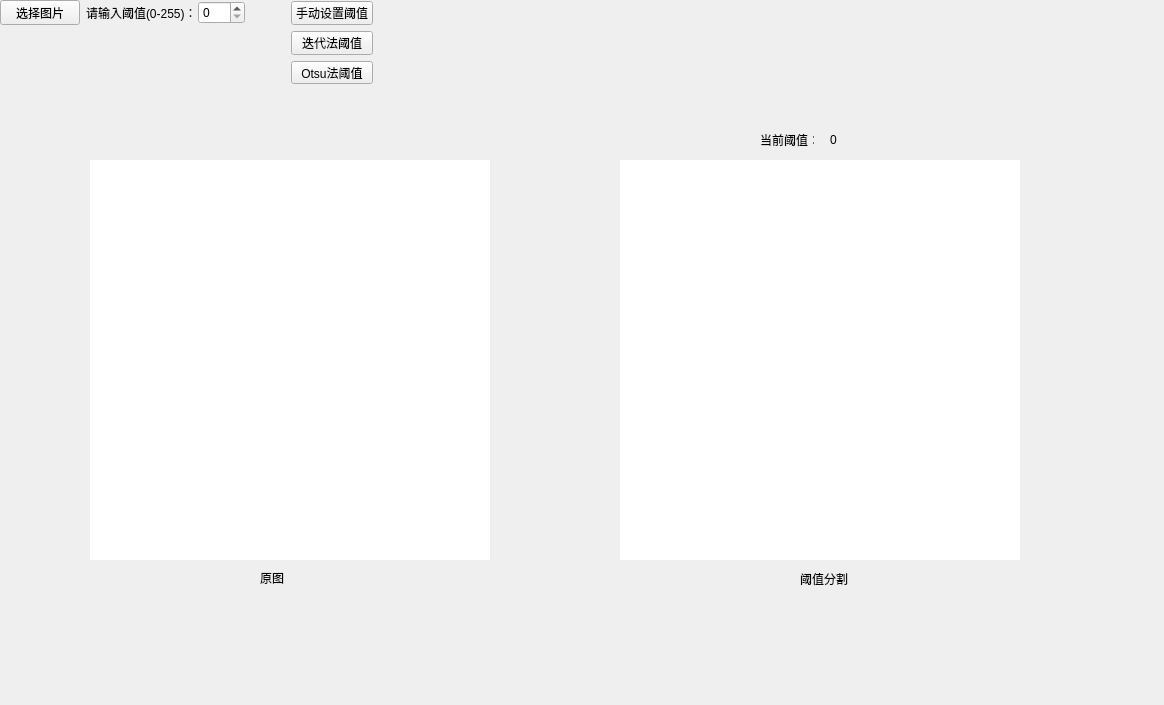
<?xml version="1.0" encoding="UTF-8"?>
<ui version="4.0">
 <class>Form</class>
 <widget class="QWidget" name="Form">
  <property name="geometry">
   <rect>
    <x>0</x>
    <y>0</y>
    <width>1164</width>
    <height>705</height>
   </rect>
  </property>
  <property name="windowTitle">
   <string>Form</string>
  </property>
  <property name="styleSheet">
   <string notr="true"/>
  </property>
  <widget class="QLabel" name="label_2">
   <property name="geometry">
    <rect>
     <x>800</x>
     <y>570</y>
     <width>81</width>
     <height>18</height>
    </rect>
   </property>
   <property name="text">
    <string>阈值分割</string>
   </property>
  </widget>
  <widget class="QLabel" name="label_5">
   <property name="geometry">
    <rect>
     <x>620</x>
     <y>160</y>
     <width>400</width>
     <height>400</height>
    </rect>
   </property>
   <property name="styleSheet">
    <string notr="true">*{ background-color: rgb(255, 255, 255) }</string>
   </property>
   <property name="text">
    <string/>
   </property>
  </widget>
  <widget class="QLabel" name="label_6">
   <property name="geometry">
    <rect>
     <x>760</x>
     <y>130</y>
     <width>54</width>
     <height>20</height>
    </rect>
   </property>
   <property name="text">
    <string>当前阈值：</string>
   </property>
  </widget>
  <widget class="QLabel" name="label_7">
   <property name="geometry">
    <rect>
     <x>830</x>
     <y>130</y>
     <width>54</width>
     <height>20</height>
    </rect>
   </property>
   <property name="frameShape">
    <enum>QFrame::NoFrame</enum>
   </property>
   <property name="frameShadow">
    <enum>QFrame::Plain</enum>
   </property>
   <property name="text">
    <string>0</string>
   </property>
  </widget>
  <widget class="QWidget" name="layoutWidget">
   <property name="geometry">
    <rect>
     <x>0</x>
     <y>0</y>
     <width>245</width>
     <height>25</height>
    </rect>
   </property>
   <layout class="QHBoxLayout" name="horizontalLayout">
    <item>
     <widget class="QPushButton" name="pushButton">
      <property name="text">
       <string>选择图片</string>
      </property>
     </widget>
    </item>
    <item>
     <widget class="QLabel" name="label_3">
      <property name="text">
       <string>请输入阈值(0-255)：</string>
      </property>
     </widget>
    </item>
    <item>
     <widget class="QSpinBox" name="spinBox">
      <property name="maximum">
       <number>255</number>
      </property>
     </widget>
    </item>
   </layout>
  </widget>
  <widget class="QLabel" name="label">
   <property name="geometry">
    <rect>
     <x>260</x>
     <y>570</y>
     <width>24</width>
     <height>16</height>
    </rect>
   </property>
   <property name="text">
    <string>原图</string>
   </property>
  </widget>
  <widget class="QLabel" name="label_4">
   <property name="geometry">
    <rect>
     <x>90</x>
     <y>160</y>
     <width>400</width>
     <height>400</height>
    </rect>
   </property>
   <property name="styleSheet">
    <string notr="true">*{ background-color: rgb(255, 255, 255) }</string>
   </property>
   <property name="text">
    <string/>
   </property>
  </widget>
  <widget class="QWidget" name="">
   <property name="geometry">
    <rect>
     <x>291</x>
     <y>1</y>
     <width>82</width>
     <height>83</height>
    </rect>
   </property>
   <layout class="QVBoxLayout" name="verticalLayout">
    <item>
     <widget class="QPushButton" name="pushButton_2">
      <property name="text">
       <string>手动设置阈值</string>
      </property>
     </widget>
    </item>
    <item>
     <widget class="QPushButton" name="pushButton_4">
      <property name="text">
       <string>迭代法阈值</string>
      </property>
     </widget>
    </item>
    <item>
     <widget class="QPushButton" name="pushButton_3">
      <property name="text">
       <string>Otsu法阈值</string>
      </property>
     </widget>
    </item>
   </layout>
  </widget>
 </widget>
 <resources/>
 <connections/>
</ui>
